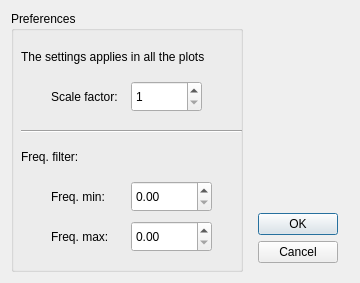
<?xml version="1.0" encoding="UTF-8"?>
<ui version="4.0">
 <class>Dialog</class>
 <widget class="QDialog" name="Dialog">
  <property name="geometry">
   <rect>
    <x>0</x>
    <y>0</y>
    <width>360</width>
    <height>283</height>
   </rect>
  </property>
  <property name="sizePolicy">
   <sizepolicy hsizetype="Fixed" vsizetype="Fixed">
    <horstretch>0</horstretch>
    <verstretch>0</verstretch>
   </sizepolicy>
  </property>
  <property name="minimumSize">
   <size>
    <width>360</width>
    <height>283</height>
   </size>
  </property>
  <property name="maximumSize">
   <size>
    <width>360</width>
    <height>283</height>
   </size>
  </property>
  <property name="windowTitle">
   <string>Settings</string>
  </property>
  <layout class="QHBoxLayout" name="horizontalLayout">
   <item>
    <widget class="QGroupBox" name="groupBox">
     <property name="title">
      <string>Preferences</string>
     </property>
     <widget class="QLabel" name="label">
      <property name="geometry">
       <rect>
        <x>10</x>
        <y>30</y>
        <width>211</width>
        <height>31</height>
       </rect>
      </property>
      <property name="text">
       <string>The settings applies in all the plots</string>
      </property>
     </widget>
     <widget class="QLabel" name="label_2">
      <property name="geometry">
       <rect>
        <x>40</x>
        <y>70</y>
        <width>81</width>
        <height>31</height>
       </rect>
      </property>
      <property name="text">
       <string>Scale factor:</string>
      </property>
     </widget>
     <widget class="Line" name="line">
      <property name="geometry">
       <rect>
        <x>10</x>
        <y>110</y>
        <width>221</width>
        <height>20</height>
       </rect>
      </property>
      <property name="orientation">
       <enum>Qt::Horizontal</enum>
      </property>
     </widget>
     <widget class="QSpinBox" name="spinBox">
      <property name="geometry">
       <rect>
        <x>120</x>
        <y>70</y>
        <width>71</width>
        <height>31</height>
       </rect>
      </property>
      <property name="minimum">
       <number>1</number>
      </property>
     </widget>
     <widget class="QLabel" name="label_3">
      <property name="geometry">
       <rect>
        <x>10</x>
        <y>130</y>
        <width>71</width>
        <height>31</height>
       </rect>
      </property>
      <property name="text">
       <string>Freq. filter:</string>
      </property>
     </widget>
     <widget class="QLabel" name="label_4">
      <property name="geometry">
       <rect>
        <x>40</x>
        <y>170</y>
        <width>71</width>
        <height>31</height>
       </rect>
      </property>
      <property name="text">
       <string>Freq. min:</string>
      </property>
     </widget>
     <widget class="QLabel" name="label_5">
      <property name="geometry">
       <rect>
        <x>40</x>
        <y>210</y>
        <width>71</width>
        <height>31</height>
       </rect>
      </property>
      <property name="text">
       <string>Freq. max:</string>
      </property>
     </widget>
     <widget class="QDoubleSpinBox" name="doubleSpinBox">
      <property name="geometry">
       <rect>
        <x>120</x>
        <y>170</y>
        <width>81</width>
        <height>31</height>
       </rect>
      </property>
      <property name="decimals">
       <number>2</number>
      </property>
      <property name="maximum">
       <double>50.000000000000000</double>
      </property>
      <property name="singleStep">
       <double>0.010000000000000</double>
      </property>
     </widget>
     <widget class="QDoubleSpinBox" name="doubleSpinBox_2">
      <property name="geometry">
       <rect>
        <x>120</x>
        <y>210</y>
        <width>81</width>
        <height>31</height>
       </rect>
      </property>
      <property name="maximum">
       <double>50.000000000000000</double>
      </property>
      <property name="singleStep">
       <double>0.010000000000000</double>
      </property>
     </widget>
    </widget>
   </item>
   <item>
    <widget class="QWidget" name="widget" native="true">
     <property name="maximumSize">
      <size>
       <width>100</width>
       <height>16777215</height>
      </size>
     </property>
     <layout class="QVBoxLayout" name="verticalLayout">
      <item>
       <spacer name="verticalSpacer">
        <property name="orientation">
         <enum>Qt::Vertical</enum>
        </property>
        <property name="sizeHint" stdset="0">
         <size>
          <width>20</width>
          <height>98</height>
         </size>
        </property>
       </spacer>
      </item>
      <item>
       <widget class="QDialogButtonBox" name="buttonBox">
        <property name="sizePolicy">
         <sizepolicy hsizetype="Fixed" vsizetype="Fixed">
          <horstretch>0</horstretch>
          <verstretch>0</verstretch>
         </sizepolicy>
        </property>
        <property name="orientation">
         <enum>Qt::Vertical</enum>
        </property>
        <property name="standardButtons">
         <set>QDialogButtonBox::Cancel|QDialogButtonBox::Ok</set>
        </property>
       </widget>
      </item>
     </layout>
    </widget>
   </item>
  </layout>
 </widget>
 <resources/>
 <connections>
  <connection>
   <sender>buttonBox</sender>
   <signal>accepted()</signal>
   <receiver>Dialog</receiver>
   <slot>accept()</slot>
   <hints>
    <hint type="sourcelabel">
     <x>248</x>
     <y>254</y>
    </hint>
    <hint type="destinationlabel">
     <x>157</x>
     <y>274</y>
    </hint>
   </hints>
  </connection>
  <connection>
   <sender>buttonBox</sender>
   <signal>rejected()</signal>
   <receiver>Dialog</receiver>
   <slot>reject()</slot>
   <hints>
    <hint type="sourcelabel">
     <x>316</x>
     <y>260</y>
    </hint>
    <hint type="destinationlabel">
     <x>286</x>
     <y>274</y>
    </hint>
   </hints>
  </connection>
 </connections>
</ui>
